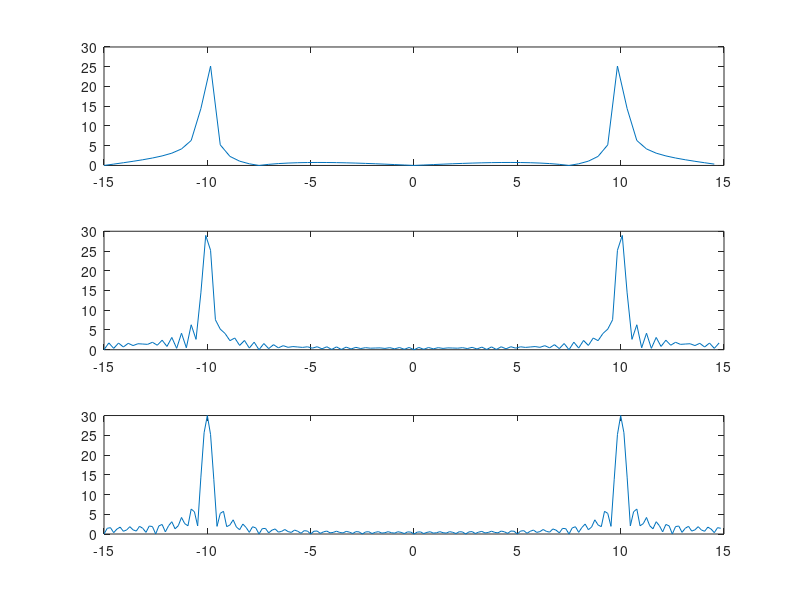

This chart was generated by the following MATLAB code:
close all;
frequency=10;
fs=frequency*3;
time=(1/frequency)*20;
x=[0:1/fs:time-1/fs]; 
y= sin(2*pi*frequency*x); %sin(2*pi*f*x*t)



hold on;
for i=[1:3]
    subplot(3,1,i)
    N=64*i;
    F=fftshift(abs(fft(y,N))); %shift->fft(time domain->points)
    newX= [-fs/2:fs/N:fs/2-fs/N]; 
    plot(newX,F);
end

